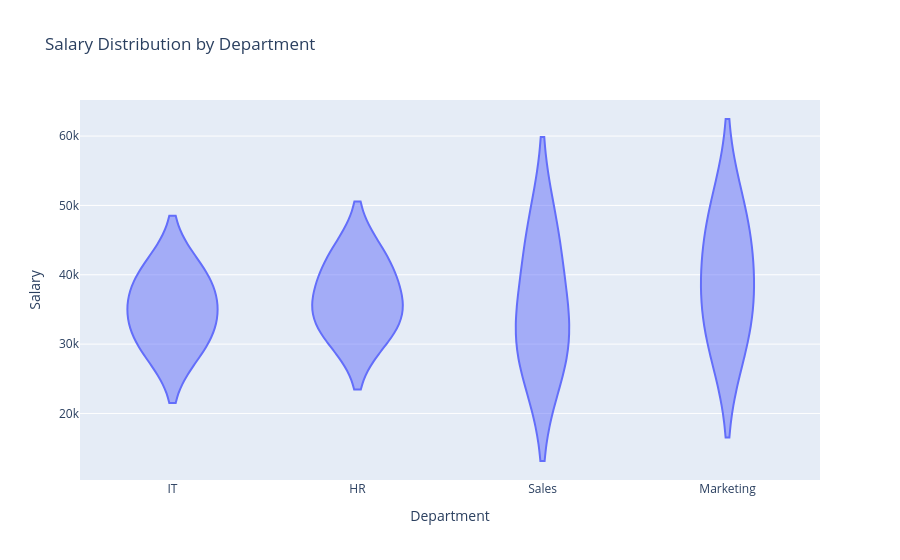

Notebook code for this chart:
### Markdown cell above
# Plotly Violin Plot

### Code cell
fig = px.violin(
    df,
    x="Department",
    y="Salary",
    title="Salary Distribution by Department"
)

fig.show()

### Figure 1 — Plotly figure (JSON) as saved in the notebook; plotly's stock layout.template omitted (floating-point values rounded to 4 significant figures)
{"data": [{"alignmentgroup": "True", "box": {"visible": false}, "hovertemplate": "Department=%{x}<br>Salary=%{y}<extra></extra>", "legendgroup": "", "marker": {"color": "#636efa"}, "name": "", "offsetgroup": "", "orientation": "v", "scalegroup": "True", "showlegend": false, "type": "violin", "x": ["IT", "IT", "IT", "HR", "HR", "HR", "Sales", "Sales", "Sales", "Marketing", "Marketing", "Marketing"], "x0": " ", "xaxis": "x", "y": [30000, 35000, 40000, 32000, 36000, 42000, 28000, 33000, 45000, 31000, 39000, 48000], "y0": " ", "yaxis": "y"}], "layout": {"legend": {"tracegroupgap": 0}, "title": {"text": "Salary Distribution by Department"}, "violinmode": "group", "xaxis": {"anchor": "y", "domain": [0, 1], "title": {"text": "Department"}}, "yaxis": {"anchor": "x", "domain": [0, 1], "title": {"text": "Salary"}}}}
